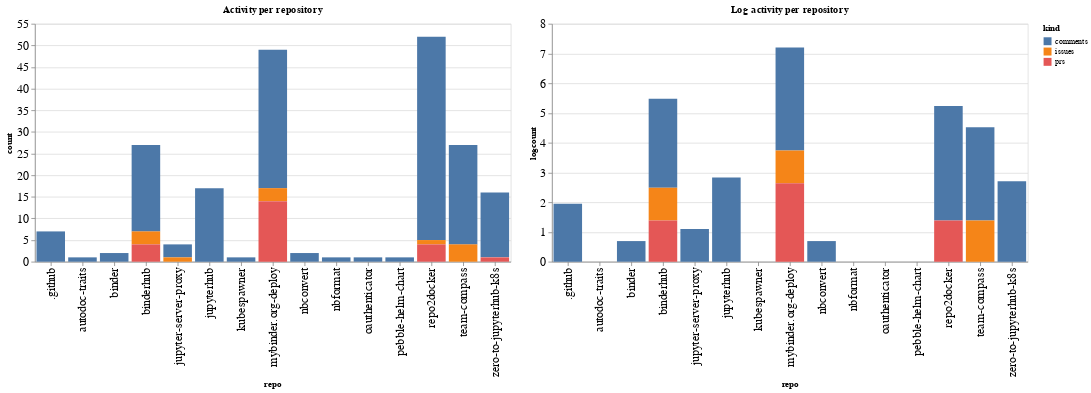

Notebook code for this chart:
### Code cell
ch1 = alt.Chart(repo_summaries, width=600, title="Activity per repository").mark_bar().encode(
    x='repo',
    y='count',
    color='kind',
    tooltip="kind"
)

ch2 = alt.Chart(repo_summaries, width=600, title="Log activity per repository").mark_bar().encode(
    x='repo',
    y='logcount',
    color='kind',
    tooltip="kind"
)

ch1 | ch2

### Figure 1 — Vega-Lite specification as saved in the notebook (floating-point values rounded to 4 significant figures)
{"config": {"axisLeft": {"labelFontSize": 15}, "axisBottom": {"labelFontSize": 15}}, "hconcat": [{"mark": "bar", "encoding": {"color": {"type": "nominal", "field": "kind"}, "tooltip": {"type": "nominal", "field": "kind"}, "x": {"type": "nominal", "field": "repo"}, "y": {"type": "quantitative", "field": "count"}}, "title": "Activity per repository", "width": 600}, {"mark": "bar", "encoding": {"color": {"type": "nominal", "field": "kind"}, "tooltip": {"type": "nominal", "field": "kind"}, "x": {"type": "nominal", "field": "repo"}, "y": {"type": "quantitative", "field": "logcount"}}, "title": "Log activity per repository", "width": 600}], "data": {"name": "data-082ae186f9917ab8aeb5166961769561"}, "$schema": "https://vega.github.io/schema/vega-lite/v4.8.1.json", "datasets": {"data-082ae186f9917ab8aeb5166961769561": [{"repo": ".github", "kind": "comments", "count": 7, "logcount": 1.946}, {"repo": "autodoc-traits", "kind": "comments", "count": 1, "logcount": 0.0}, {"repo": "binder", "kind": "comments", "count": 2, "logcount": 0.6931}, {"repo": "binderhub", "kind": "comments", "count": 20, "logcount": 2.996}, {"repo": "binderhub", "kind": "issues", "count": 3, "logcount": 1.099}, {"repo": "binderhub", "kind": "prs", "count": 4, "logcount": 1.386}, {"repo": "jupyter-server-proxy", "kind": "comments", "count": 3, "logcount": 1.099}, {"repo": "jupyter-server-proxy", "kind": "issues", "count": 1, "logcount": 0.0}, {"repo": "jupyterhub", "kind": "comments", "count": 17, "logcount": 2.833}, {"repo": "kubespawner", "kind": "comments", "count": 1, "logcount": 0.0}, {"repo": "mybinder.org-deploy", "kind": "comments", "count": 32, "logcount": 3.466}, {"repo": "mybinder.org-deploy", "kind": "issues", "count": 3, "logcount": 1.099}, {"repo": "mybinder.org-deploy", "kind": "prs", "count": 14, "logcount": 2.639}, {"repo": "nbconvert", "kind": "comments", "count": 2, "logcount": 0.6931}, {"repo": "nbformat", "kind": "comments", "count": 1, "logcount": 0.0}, {"repo": "oauthenticator", "kind": "comments", "count": 1, "logcount": 0.0}, {"repo": "pebble-helm-chart", "kind": "comments", "count": 1, "logcount": 0.0}, {"repo": "repo2docker", "kind": "comments", "count": 47, "logcount": 3.85}, {"repo": "repo2docker", "kind": "issues", "count": 1, "logcount": 0.0}, {"repo": "repo2docker", "kind": "prs", "count": 4, "logcount": 1.386}, {"repo": "team-compass", "kind": "comments", "count": 23, "logcount": 3.135}, {"repo": "team-compass", "kind": "issues", "count": 4, "logcount": 1.386}, {"repo": "zero-to-jupyterhub-k8s", "kind": "comments", "count": 15, "logcount": 2.708}, {"repo": "zero-to-jupyterhub-k8s", "kind": "prs", "count": 1, "logcount": 0.0}]}}
